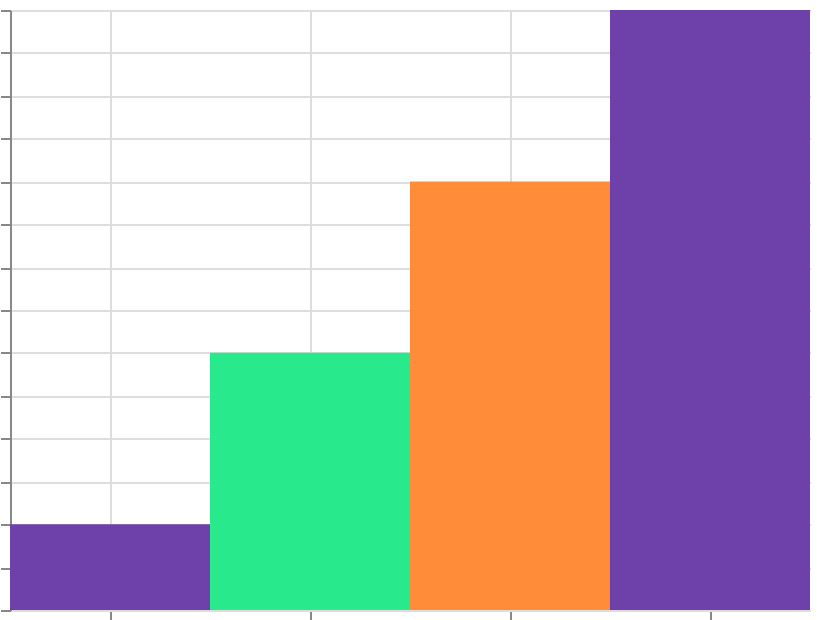

Express this chart as Vega-Lite.
### Vega specification from a JSON file in a GitHub repository (floating-point values rounded to 4 significant figures)
{"$schema": "https://vega.github.io/schema/vega/v6.json", "width": 400, "height": 300, "padding": 5, "autosize": "none", "data": [{"name": "table", "values": [{"cat": "A", "val": 10}, {"cat": "B", "val": 30}, {"cat": "C", "val": 50}, {"cat": "D", "val": 70}]}], "scales": [{"name": "x", "type": "band", "domain": {"data": "table", "field": "cat", "sort": true}, "range": "width"}, {"name": "y", "type": "linear", "domain": {"data": "table", "field": "val"}, "range": [{"signal": "height"}, 0], "zero": true, "nice": true}, {"name": "color", "type": "sequential", "domain": {"data": "table", "field": "val"}, "scheme": "rainbow", "reverse": true}], "marks": [{"type": "rect", "from": {"data": "table"}, "encode": {"update": {"x": {"scale": "x", "field": "cat"}, "width": {"scale": "x", "band": 1}, "y": {"scale": "y", "field": "val"}, "y2": {"scale": "y", "value": 0}, "fill": {"scale": "color", "field": "val"}}}}], "axes": [{"scale": "x", "orient": "bottom", "grid": true, "labels": false}, {"scale": "y", "orient": "left", "grid": true, "labels": false}], "legends": [{"fill": "color", "title": "Wavelength"}]}
